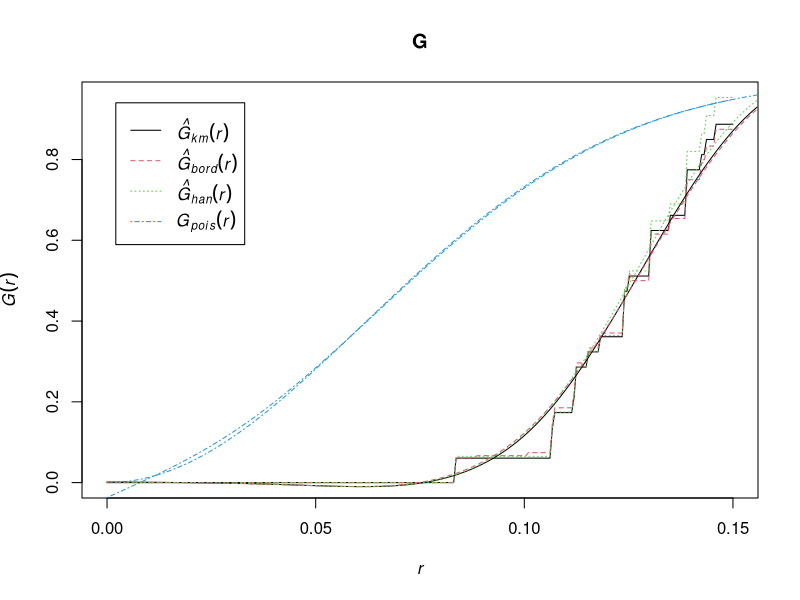

Here is the R script that generated this plot:
library(spatstat)


### Name: Smooth.fv
### Title: Apply Smoothing to Function Values
### Aliases: Smooth.fv
### Keywords: spatial nonparametric

### ** Examples

   data(cells)
   G <- Gest(cells)
   plot(G)
   plot(Smooth(G, df=9), add=TRUE)
